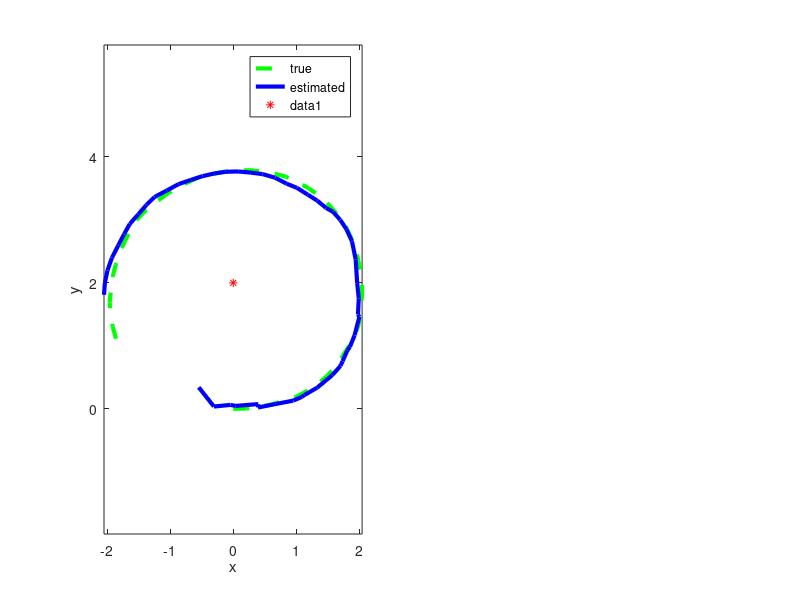

Write the MATLAB code that produced this figure. (Note: this script raises an error after producing the figure.)
function f = uni_test1
% Extended Kalman filtering of the unicycle with bearing and range measurements

rng('default')

S.f = @uni_f;  % mobile-robot dynamics
S.h = @br_h;  % bearing-reange sensing
S.n = 4;      % state dimension
S.r = 2;      % measurement dimension

S.p0 = [0; 2];    % beacon position

% timing
dt = .1;
N = 50;
T = dt*N;
S.dt = dt;

% noise models
S.Q = .1*dt*dt*diag([.1 .1 .1,.001]);
S.R = .01*diag([.5 1]);%??

% initial mean and covariance
xt = [0; 0; 0; 1]; % true state

P = 10*.01*diag([2 2 2 5]) % covariance
x = xt + sqrt(P)*randn(S.n, 1); % initial estimate with added noise

xts = zeros(S.n, N+1); % true states
xs = zeros(S.n, N+1);  % estimated states
Ps = zeros(S.n, S.n, N+1); % estimated covariances

zs = zeros(S.r, N);  % measurements

xts(:, 1) = xt;
xs(:, 1) = x;
Ps(:, :, 1) = P;

ds = zeros(S.n, N+1);  % errors
ds(:,1) = x - xt;

for k=1:N,
  u = dt*[2; 1];  % known controls
  
  xts(:,k+1) = S.f(xts(:,k), u, S) + sqrt(S.Q)*randn(S.n,1);  % true state

  [x,P] = ekf_predict(x, P, u, S);  % predict
  
  z = S.h(xts(:,k+1), S) + sqrt(S.R)*randn(S.r,1);  % generate measurement
  z(1) = fangle(z(1));
  [x,P] = ekf_correct(x, P, z, S);  % correct
  
  xs(:,k+1) = x;
  Ps(:,:,k+1) = P;

  zs(:,k) = z;
  ds(:,k+1) = x - xts(:,k+1);  % actual estimate error
end

subplot(1, 2, 1)

plot(xts(1,:), xts(2,:), '--g','LineWidth',3)
hold on
plot(xs(1,:), xs(2,:), '-b','LineWidth',3)
legend('true', 'estimated')

xlabel('x')
ylabel('y')
axis equal
axis xy

% beacon
plot(S.p0(1), S.p0(2), '*r');

for k=1:5:N
  plotcov2(xs(1:2,k+1), Ps(1:2,1:2,k+1));
end

subplot(1,2,2)

plot(ds')

mean(sqrt(sum(ds.*ds, 1)))
xlabel('k')
ylabel('meters or radians')
legend('e_x','e_y','e_\theta','e_r')

figure, hold on;
plot(dt*(1:N+1),xs(4,:),'b');
plot(dt*(1:N+1),xts(4,:),'r');
xlabel('time(sec)');
ylabel('Radius(m)');
legend('Rest','Rtrue');

function [x, varargout] = uni_f(x, u, S)
% dynamical model of the unicycle modified
% x = [x,y,theta,radius]
% u = [sigma(commanded wheel vel), rotational angl vel];
c = cos(x(3));
s = sin(x(3));

x = [x(1) + c*x(4)*u(1);
     x(2) + s*x(4)*u(1);
     x(3) + u(2);
     x(4)];

if nargout > 1
  % F-matrix
  varargout{1} = [1, 0, -s*x(4)*u(1), c*u(1);
                  0, 1, c*x(4)*u(1), s*u(1); 
                  0, 0, 1, 0;
                  0, 0, 0, 1];  
end


function [y, varargout] = br_h(x, S)

p = x(1:2);
px = p(1);
py = p(2);

d = S.p0 - p;
r = norm(d);

th = fangle(atan2(d(2), d(1)) - x(3));

y = [th; r];

if nargout > 1
  % H-matrix
  varargout{1} = [d(2)/r^2, -d(1)/r^2, -1, 0;
                  -d'/r, 0, 0];
end


function [x,P] = ekf_predict(x, P, u, S)

[x, F] = S.f(x, u, S);
P = F*P*F' + S.Q;


function [x,P] = ekf_correct(x, P, z, S)

[y, H] = S.h(x, S);

K = P*H'*inv(H*P*H' + S.R);
P = (eye(S.n) - K*H)*P;

x = x + K*fangle(z-y);


function a = fangle(a)
% make sure angle is between -pi and pi
if a < -pi
  a = a + 2*pi
else
  if a > pi
    a = a - 2*pi
  end
end
